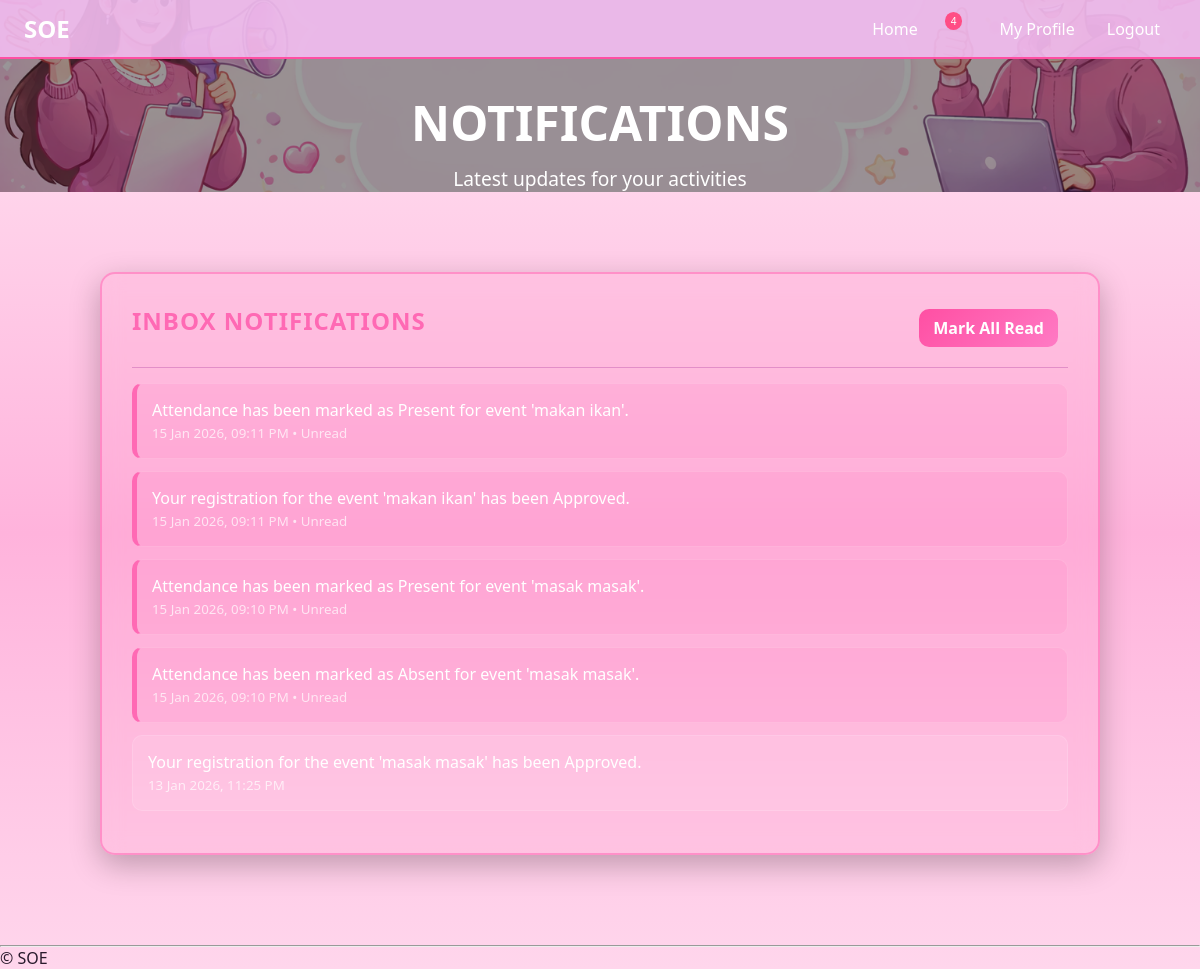
Screenshot of /auth/notifications.php (signed in) with the database file from the repository.
### tables this page shows
CREATE TABLE `notifications` (
  `notification_id` int(11) NOT NULL,
  `user_id` int(11) NOT NULL,
  `message` text NOT NULL,
  `is_read` tinyint(1) DEFAULT 0,
  `created_at` datetime DEFAULT current_timestamp()
);

### auth/notifications.php (the view, shortened to what this page needs)
<?php
require_once __DIR__ . '/../config.php';
$user_id = $_SESSION['user_id'];
$sql = "SELECT * FROM notifications WHERE user_id = ? ORDER BY created_at DESC";
$stmt = $conn->prepare($sql);
$stmt->bind_param("i", $user_id);
$stmt->execute();
$notifications = $stmt->get_result();
?>
<!DOCTYPE html>
<html lang="en">
<head>
    <link rel="stylesheet" href="<?= BASE_PATH_CSS ?>style.css">
</head>
<body>
<?php include '../include/topNav.php'; ?>
<section class="hero" style="height: 40vh;">
    <div class="overlay"></div>
    <div class="hero-content">
        <h1>NOTIFICATIONS</h1>
        <p>Latest updates for your activities</p>
    </div>
</section>
<main>
    <div class="notif-container">
        <div class="notif-topbar">
            <h2 class="notif-title">Inbox Notifications</h2>
            <a href="notifications.php?mark=all" class="btn" style="padding:8px 14px;">
                Mark All Read
            </a>
        </div>
        <hr style="border:0; border-top:1px solid rgba(160, 44, 150, 0.3); margin: 15px 0;">
        <?php if ($notifications->num_rows > 0): ?>
            <?php while($n = $notifications->fetch_assoc()): ?>
                <div class="notif-card <?= ($n['is_read'] == 0) ? 'notif-unread' : '' ?>">
                    <p style="margin: 0;">
                        <?= htmlspecialchars($n['message']) ?>
                    </p>
                    <small style="color: rgba(255,255,255,0.7);">
                        <?= date('d M Y, h:i A', strtotime($n['created_at'])) ?>
                        <?= ($n['is_read'] == 0) ? " • Unread" : "" ?>
                    </small>
                </div>
            <?php endwhile; ?>
        <?php else: ?>
            <p style="color:#fff;">No new notifications.</p>
        <?php endif; ?>
    </div>
</main>
<?php include __DIR__ . '/../include/footer.php'; ?>
</body>
</html>

### assets/css/style.css (style rules this page uses)
* { margin: 0; padding: 0; box-sizing: border-box; }
:root { --pink-main: #ff4fa3; --pink-light: #ff7ac4; --pink-soft: rgba(255, 79, 163, 0.12); --text-dark: #2a1b2d; --text-light: #ffffff; --card: rgba(255, 255, 255, 0.75); --card-border: rgba(255, 79, 163, 0.35); --shadow: 0 14px 30px rgba(0,0,0,0.12); }
html, body { height: 100%; }
body { font-family: "Segoe UI", Roboto, Helvetica, Arial, sans-serif; color: var(--text-dark); min-height: 100vh; display: flex; flex-direction: column; background: linear-gradient(180deg, #ffe6f3 0%, #ffb3dc 55%, #ffd6ec 100%); }
main { flex: 1; }
.hero { padding-top: 90px; background: url("../img/banner.png") no-repeat center center/cover; height: 80vh; position: relative; display: flex; align-items: center; justify-content: center; text-align: center; color: white; }
.hero .overlay { position: absolute; inset: 0; background: rgba(0, 0, 0, 0.4); z-index: 1; }
.hero-content { position: relative; z-index: 2; }
.hero h1 { font-size: clamp(1.8rem, 4vw, 3rem); margin-bottom: 10px; }
.hero p { font-size: clamp(1rem, 2vw, 1.2rem); }
main { flex: 1; padding: 50px 20px; width: 100%; max-width: 1800px; margin: auto; }
.section-content button, .section-content input[type="submit"], .btn { background: linear-gradient(135deg, var(--pink-main) 0%, var(--pink-light) 100%); color: #fff; border: none; padding: 10px 18px; border-radius: 10px; cursor: pointer; font-size: 1rem; font-weight: bold; margin-right: 10px; text-decoration: none; display: inline-block; transition: transform 0.2s, filter 0.2s, box-shadow 0.2s; }

### auth/notifications.php (style rules this page uses)
.notif-container { background: rgba(255, 105, 180, 0.10); border: 2px solid rgba(255, 105, 180, 0.55); border-radius: 15px; padding: 30px; margin: 30px auto 40px auto; max-width: 1000px; box-shadow: 0 10px 30px rgba(0, 0, 0, 0.25); backdrop-filter: blur(10px); color: #fff; }
.notif-card { padding: 15px; border-radius: 10px; margin-bottom: 12px; border: 1px solid rgba(255,255,255,0.15); background: rgba(255, 255, 255, 0.08); }
.notif-unread { border-left: 5px solid #ff69b4; background: rgba(255, 105, 180, 0.12); }
.notif-title { color: #ff69b4; margin: 0 0 15px 0; letter-spacing: 1px; text-transform: uppercase; }
.notif-topbar { display:flex; justify-content: space-between; align-items:center; gap: 15px; flex-wrap: wrap; margin-bottom: 15px; }

### rows the page displays
notifications: message "Attendance has been marked as Present for event 'makan ikan'.", created_at "15 Jan 2026, 09:11 PM", is_read "• Unread"
notifications: message "Your registration for the event 'makan ikan' has been Approved.", created_at "15 Jan 2026, 09:11 PM", is_read "• Unread"
notifications: message "Attendance has been marked as Present for event 'masak masak'.", created_at "15 Jan 2026, 09:10 PM", is_read "• Unread"
notifications: message "Attendance has been marked as Absent for event 'masak masak'.", created_at "15 Jan 2026, 09:10 PM", is_read "• Unread"
notifications: message "Your registration for the event 'masak masak' has been Approved.", created_at "13 Jan 2026, 11:25 PM"

### other values shown
$unread_count "4"
